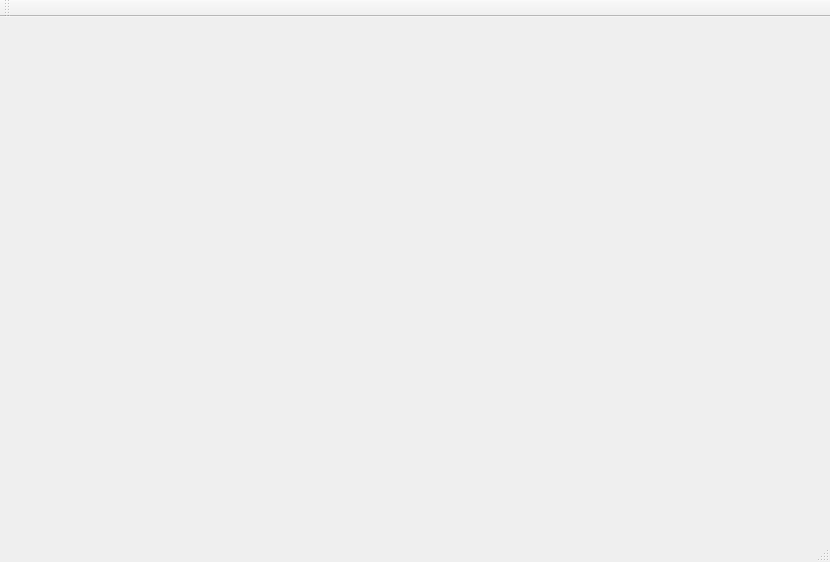
<?xml version="1.0" encoding="UTF-8"?>
<ui version="4.0">
 <class>SFTableProjectClass</class>
 <widget class="QMainWindow" name="SFTableProjectClass">
  <property name="geometry">
   <rect>
    <x>0</x>
    <y>0</y>
    <width>830</width>
    <height>562</height>
   </rect>
  </property>
  <property name="windowTitle">
   <string>SFTableProject</string>
  </property>
  <widget class="QWidget" name="centralWidget"/>
  <widget class="QMenuBar" name="menuBar">
   <property name="geometry">
    <rect>
     <x>0</x>
     <y>0</y>
     <width>830</width>
     <height>23</height>
    </rect>
   </property>
  </widget>
  <widget class="QToolBar" name="mainToolBar">
   <attribute name="toolBarArea">
    <enum>TopToolBarArea</enum>
   </attribute>
   <attribute name="toolBarBreak">
    <bool>false</bool>
   </attribute>
  </widget>
  <widget class="QStatusBar" name="statusBar"/>
 </widget>
 <layoutdefault spacing="6" margin="11"/>
 <resources>
  <include location="SFTableProject.qrc"/>
 </resources>
 <connections/>
</ui>
